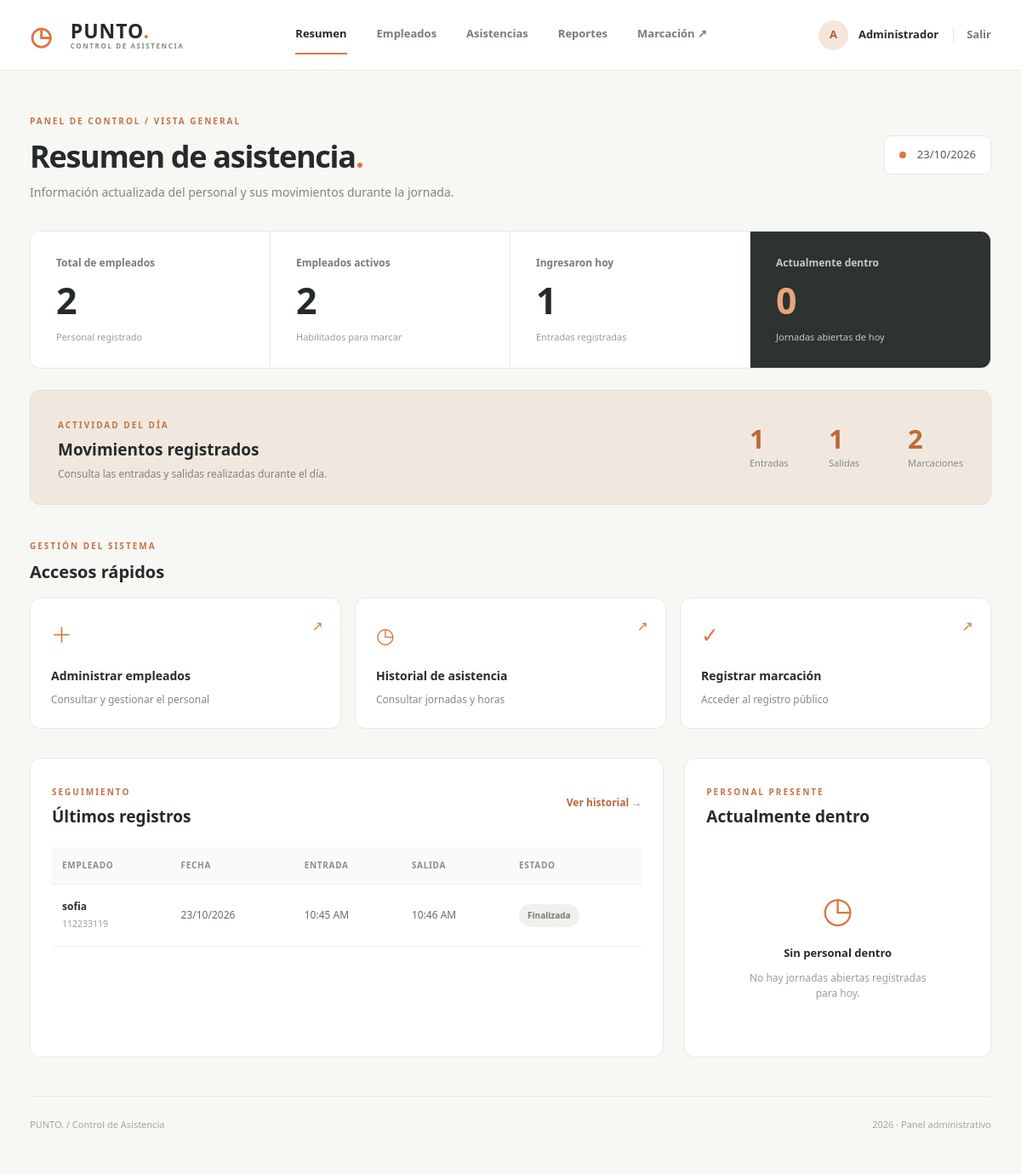
Page /admin/index.php (signed in) on the committed database.
### tables this page shows
CREATE TABLE `asistencias` (
  `id` int(11) NOT NULL,
  `empleado_id` int(11) NOT NULL,
  `fecha` date NOT NULL,
  `hora_entrada` time NOT NULL,
  `hora_salida` time DEFAULT NULL,
  `observacion` text DEFAULT NULL
);

CREATE TABLE `empleados` (
  `id` int(11) NOT NULL,
  `cedula` varchar(25) NOT NULL,
  `nombre` varchar(150) NOT NULL,
  `correo` varchar(150) NOT NULL,
  `telefono` varchar(25) NOT NULL,
  `codigo_acceso` varchar(6) NOT NULL,
  `estado` enum('Activo','Inactivo') NOT NULL DEFAULT 'Activo',
  `fecha_registro` datetime NOT NULL DEFAULT current_timestamp()
);

### admin/index.php (the view, shortened to what this page needs)
<?php
require_once __DIR__ . "/../config/conexion.php";
function escapar($valor) {
    return htmlspecialchars((string)$valor, ENT_QUOTES, "UTF-8");
}
function contar($conn, $sql) {
    $resultado = $conn->query($sql);
    return (int)$resultado->fetch_row()[0];
}
function horaBonita($hora) {
    return $hora === null
        ? "—"
        : date("h:i A", strtotime($hora));
}
$totalEmpleados = contar($conn,
    "SELECT COUNT(*) FROM empleados");
$empleadosActivos = contar($conn,
    "SELECT COUNT(*) FROM empleados WHERE estado = 'Activo'");
$ingresaronHoy = contar($conn,
    "SELECT COUNT(DISTINCT empleado_id)
     FROM asistencias WHERE fecha = CURDATE()");
$actualmenteDentro = contar($conn,
    "SELECT COUNT(*) FROM asistencias
     WHERE fecha = CURDATE()
     AND hora_salida IS NULL");
$registrosHoy = contar($conn,
    "SELECT COUNT(*) FROM asistencias
     WHERE fecha = CURDATE()");
$salidasHoy = contar($conn,
    "SELECT COUNT(*) FROM asistencias
     WHERE fecha = CURDATE()
     AND hora_salida IS NOT NULL");
$ultimos = $conn->query(
    "SELECT a.id, e.nombre, e.cedula,
            a.fecha, a.hora_entrada, a.hora_salida
     FROM asistencias a
     INNER JOIN empleados e ON e.id = a.empleado_id
     ORDER BY a.fecha DESC, a.hora_entrada DESC, a.id DESC
     LIMIT 6"
);
$dentro = $conn->query(
    "SELECT e.nombre, e.cedula, a.hora_entrada
     FROM asistencias a
     INNER JOIN empleados e ON e.id = a.empleado_id
     WHERE a.fecha = CURDATE()
     AND a.hora_salida IS NULL
     ORDER BY a.hora_entrada DESC
     LIMIT 6"
);
?>
<!DOCTYPE html>
<html lang="es">
<head>
    <link
        href="https://cdn.jsdelivr.net/npm/bootstrap@5.3.3/dist/css/bootstrap.min.css"
        rel="stylesheet">
    <link rel="stylesheet" href="../css/estilos.css">
</head>
<body class="panel-body">
<?php require __DIR__ . "/includes/header.php"; ?>
<main class="panel-main container-fluid">
    <div class="panel-titulo">
        <div>
            <span class="seccion-etiqueta">
                PANEL DE CONTROL / VISTA GENERAL
            </span>
            <h1>Resumen de asistencia<span>.</span></h1>
            <p>
                Información actualizada del personal y
                sus movimientos durante la jornada.
            </p>
        </div>
        <div class="panel-fecha">
            <span class="fecha-indicador"></span>
            <?= date("d/m/Y") ?>
        </div>
    </div>
    <section class="indicadores">
        <div class="indicador">
            <span class="indicador-nombre">
                Total de empleados
            </span>
            <strong><?= $totalEmpleados ?></strong>
            <span class="indicador-pie">
                Personal registrado
            </span>
        </div>
        <div class="indicador">
            <span class="indicador-nombre">
                Empleados activos
            </span>
            <strong><?= $empleadosActivos ?></strong>
            <span class="indicador-pie">
                Habilitados para marcar
            </span>
        </div>
        <div class="indicador">
            <span class="indicador-nombre">
                Ingresaron hoy
            </span>
            <strong><?= $ingresaronHoy ?></strong>
            <span class="indicador-pie">
                Entradas registradas
            </span>
        </div>
        <div class="indicador indicador-destacado">
            <span class="indicador-nombre">
                Actualmente dentro
            </span>
            <strong><?= $actualmenteDentro ?></strong>
            <span class="indicador-pie">
                Jornadas abiertas de hoy
            </span>
        </div>
    </section>
    <section class="resumen-jornada">
        <div>
            <span class="seccion-etiqueta">
                ACTIVIDAD DEL DÍA
            </span>
            <h2>Movimientos registrados</h2>
            <p>
                Consulta las entradas y salidas
                realizadas durante el día.
            </p>
        </div>
        <div class="movimientos-resumen">
            <div>
                <strong><?= $registrosHoy ?></strong>
                <span>Entradas</span>
            </div>
            <div>
                <strong><?= $salidasHoy ?></strong>
                <span>Salidas</span>
            </div>
            <div>
                <strong><?= $registrosHoy + $salidasHoy ?></strong>
                <span>Marcaciones</span>
            </div>
        </div>
    </section>
    <section class="accesos-rapidos">
        <div class="accesos-encabezado">
            <span class="seccion-etiqueta">GESTIÓN DEL SISTEMA</span>
            <h2>Accesos rápidos</h2>
        </div>
        <div class="accesos-grid">
            <a href="empleados.php" class="acceso-tarjeta">
                <span class="acceso-icono">＋</span>
                <strong>Administrar empleados</strong>
                <small>Consultar y gestionar el personal</small>
                <span class="acceso-flecha">↗</span>
            </a>
            <a href="asistencias.php" class="acceso-tarjeta">
                <span class="acceso-icono">◷</span>
                <strong>Historial de asistencia</strong>
                <small>Consultar jornadas y horas</small>
                <span class="acceso-flecha">↗</span>
            </a>
            <a href="../index.php" target="_blank"
               rel="noopener" class="acceso-tarjeta">
                <span class="acceso-icono">✓</span>
                <strong>Registrar marcación</strong>
                <small>Acceder al registro público</small>
                <span class="acceso-flecha">↗</span>
            </a>
        </div>
    </section>
    <div class="row g-4 panel-secciones">
        <div class="col-lg-8">
            <section class="panel-bloque">
                <div class="bloque-encabezado">
                    <div>
                        <span class="seccion-etiqueta">
                            SEGUIMIENTO
                        </span>
                        <h2>Últimos registros</h2>
                    </div>
                    <a href="asistencias.php" class="enlace-accion">
                        Ver historial →
                    </a>
                </div>
                <div class="table-responsive">
                    <table class="table tabla-panel">
                        <thead>
                            <tr>
                                <th>Empleado</th>
                                <th>Fecha</th>
                                <th>Entrada</th>
                                <th>Salida</th>
                                <th>Estado</th>
                            </tr>
                        </thead>
                        <tbody>
                        <?php if ($ultimos->num_rows > 0): ?>
                            <?php while ($fila = $ultimos->fetch_assoc()): ?>
                                <tr>
                                    <td>
                                        <strong>
                                            <?= escapar($fila["nombre"]) ?>
                                        </strong>
                                        <small>
                                            <?= escapar($fila["cedula"]) ?>
                                        </small>
                                    </td>
                                    <td>
                                        <?= date("d/m/Y", strtotime($fila["fecha"])) ?>
                                    </td>
                                    <td>
                                        <?= horaBonita($fila["hora_entrada"]) ?>
                                    </td>
                                    <td>
                                        <?= horaBonita($fila["hora_salida"]) ?>
                                    </td>
                                    <td>
                                        <?php if ($fila["hora_salida"] === null): ?>
                                            <span class="estado estado-abierto">
                                                En jornada
                                            </span>
                                        <?php else: ?>
                                            <span class="estado estado-cerrado">
                                                Finalizada
                                            </span>
                                        <?php endif; ?>
                                    </td>
                                </tr>
                            <?php endwhile; ?>
                        <?php endif; ?>
                        </tbody>
                    </table>
                </div>
            </section>
        </div>
        <div class="col-lg-4">
            <section class="panel-bloque">
                <div class="bloque-encabezado">
                    <div>
                        <span class="seccion-etiqueta">
                            PERSONAL PRESENTE
                        </span>
                        <h2>Actualmente dentro</h2>
                    </div>
                </div>
                <div class="personal-lista">
                    <?php if ($dentro->num_rows > 0): ?>
                        <?php while ($persona = $dentro->fetch_assoc()): ?>
                            <div class="personal-item">
                                <div class="personal-avatar">
                                    <?= escapar(mb_strtoupper(
                                        mb_substr(
                                            $persona["nombre"],
                                            0,
                                            1,
                                            "UTF-8"
                                        ),
                                        "UTF-8"
                                    )) ?>
                                </div>
                                <div class="personal-info">
                                    <strong>
                                        <?= escapar($persona["nombre"]) ?>
                                    </strong>
                                    <small>
                                        Entrada:
                                        <?= horaBonita($persona["hora_entrada"]) ?>
                                    </small>
                                </div>
                                <span class="personal-punto"></span>
                            </div>
                        <?php endwhile; ?>
                    <?php else: ?>
                        <div class="personal-vacio">
                            <div class="vacio-icono">◷</div>
                            <strong>Sin personal dentro</strong>
                            <p>
                                No hay jornadas abiertas
                                registradas para hoy.
                            </p>
                        </div>
                    <?php endif; ?>
                </div>
            </section>
        </div>
    </div>
    <footer class="panel-footer">
        <span>PUNTO. / Control de Asistencia</span>
        <span><?= date("Y") ?> · Panel administrativo</span>
    </footer>
</main>
</body>
</html>

### rows in the picture
asistencias: empleado.nombre "sofia", empleado.cedula "112233119", fecha "23/10/2026", hora_entrada "10:45 AM", hora_salida "10:46 AM", shows "Finalizada"

### other values in the picture
$inicialAdmin "A"
$nombreAdmin "Administrador"
$totalEmpleados "2"
$empleadosActivos "2"
$ingresaronHoy "1"
$actualmenteDentro "0"
$registrosHoy "1"
$salidasHoy "1"
$registrosHoy + $salidasHoy "2"
